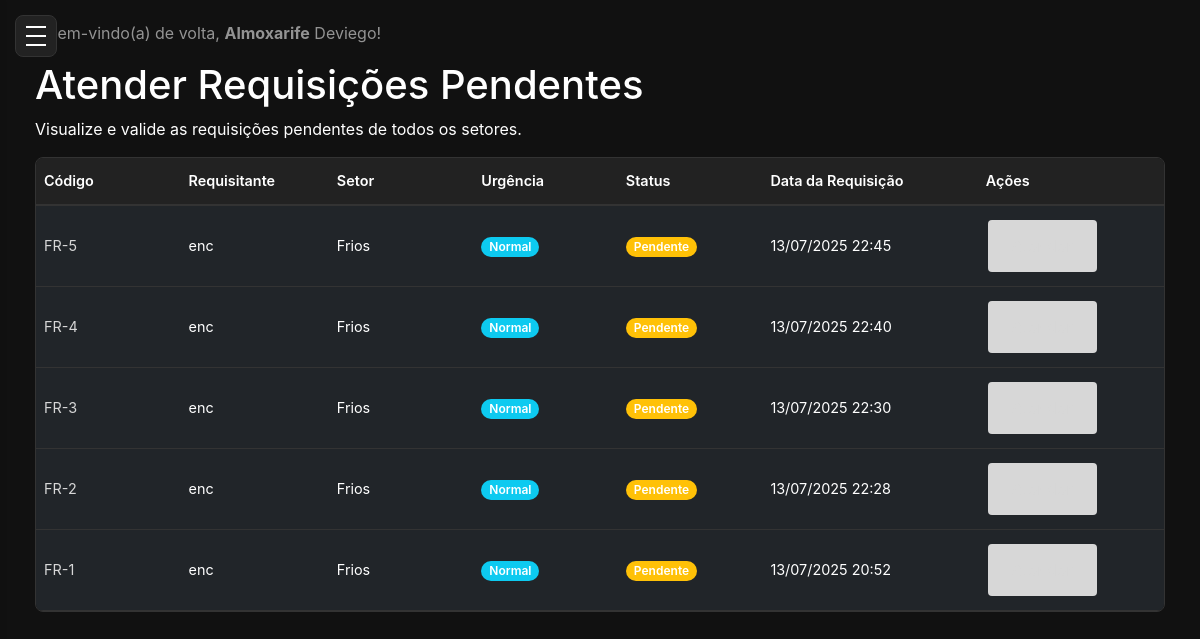
/almoxarife/dashboard/ (signed in), run on an earlier commit of the app's database.
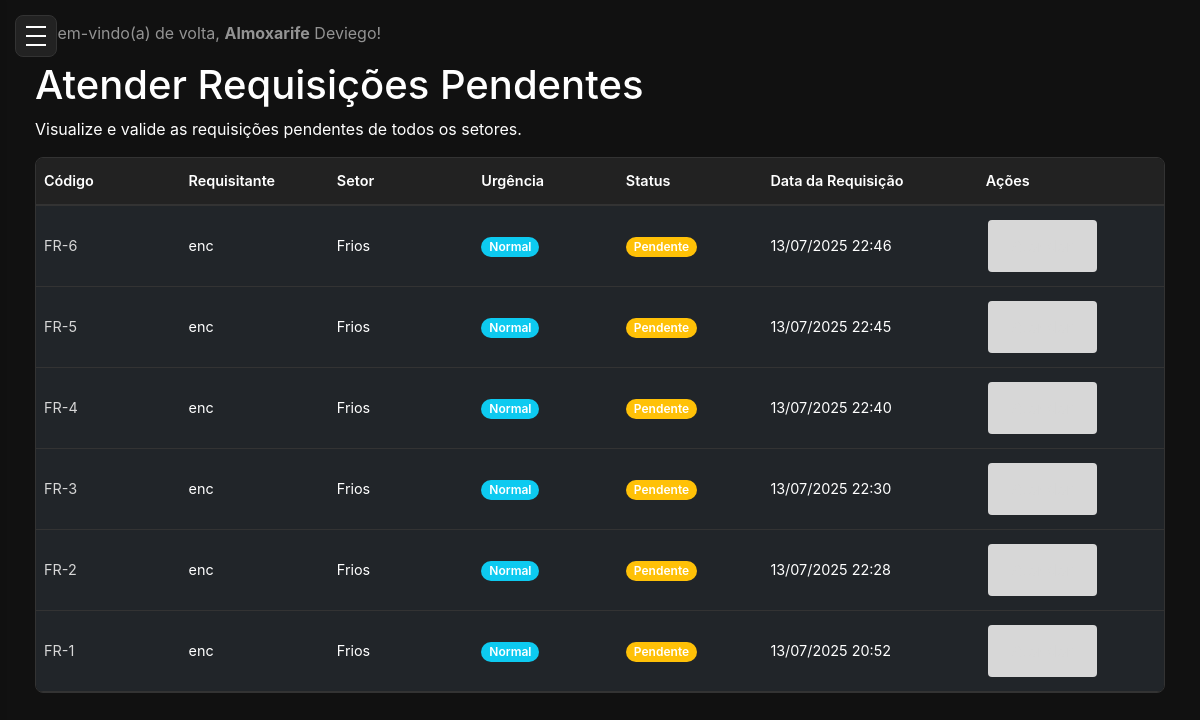
And on a later commit of the database.
### core/models.py (models this page shows, shortened)
class Request(models.Model):
    id = models.UUIDField(primary_key=True, default = uuid.uuid4, editable=False)
    requester = models.ForeignKey(User,
        on_delete=models.PROTECT,
        related_name='requests_made',
        verbose_name="Requisitante",
    )
    atendido_por = models.ForeignKey(User,
        on_delete=models.SET_NULL,
        related_name='requests_attended',
        verbose_name="Atendido por",
        null=True, blank=True
    )
    sector = models.ForeignKey(Sector,
        on_delete=models.PROTECT,
        related_name='requests_from_sector',
        verbose_name="Setor",
    )
    request_code = models.CharField(max_length=20, unique=True, blank=True, null=True, verbose_name="Código da Requisição")
    urgency = models.CharField(
        max_length=10,
        choices=Urgency.choices,
        default=Urgency.NORMAL,
        verbose_name="Urgência",
    )
    observations = models.TextField(max_length=255, verbose_name="Observações")
    status = models.CharField(
        max_length=15,
        choices=RequestStatus.choices,
        default=RequestStatus.PENDING,
        verbose_name="Status",
    )
    created_at = models.DateTimeField(auto_now_add=True, verbose_name="Data da Requisição")
    updated_at = models.DateTimeField(auto_now=True, verbose_name="Ultima Atualização")
    class Meta:
        verbose_name = 'Requisição'
        verbose_name_plural = 'Requisições'
        ordering = ['-created_at']

class User(AbstractUser):
    id = models.UUIDField(primary_key=True, default = uuid.uuid4, editable=False)
    email = models.EmailField(unique=True)
    role = models.CharField(
        max_length=20,
        choices=Role.choices,
        default=Role.Almoxarife,
        verbose_name='Função',
    )
    sector = models.ForeignKey(Sector, on_delete=models.SET_NULL, blank=True, null=True)
    is_active = models.BooleanField(default=True, verbose_name="Ativo")
    USERNAME_FIELD = 'email'  # Ou 'email' se quiser autenticar por email
    REQUIRED_FIELDS = ['username']  # Garante que o email é obrigatório no admin
    class Meta:
        verbose_name = 'Usuário'
        verbose_name_plural = 'Usuários'

class Sector(models.Model):
    id = models.UUIDField(primary_key=True, default = uuid.uuid4, editable=False)
    name = models.CharField(max_length=100, unique=True, verbose_name="Nome do Setor")
    created_at = models.DateTimeField(auto_now_add=True)
    updated_at = models.DateTimeField(auto_now=True)
    class Meta:
        verbose_name = 'Setor'
        verbose_name_plural = 'Setores'
        ordering = ['name'] #Ordernar por nome Padrão

### core/views.py (the view)
# urls.py: path('almoxarife/dashboard/', views.almoxarife_dashboard, name='almoxarife_dashboard'),
@login_required
@user_passes_test(is_almoxarife)
def almoxarife_dashboard(request):
    requisicoes_pendentes = Request.objects.filter(status=RequestStatus.PENDING).order_by('-created_at')
    context = {
        'requisicoes_pendentes': requisicoes_pendentes,
    }
    return render(request, 'core/almoxarife_dashboard_requests.html', context)

### core/views.py (called while the page is built)
def is_almoxarife(user):
    return user.is_authenticated and user.role == Role.Almoxarife

### templates/core/almoxarife_dashboard_requests.html (shortened to what this page needs)
{% extends "base.html" %}
{% load static %}
{% block content %}
    <h1>Atender Requisições Pendentes</h1>
    <p>Visualize e valide as requisições pendentes de todos os setores.</p>
    <div class="table-tabela">
        <table class="table table-dark table-transparent table-hover">
            <thead>
                <tr>
                    <th>Código</th>
                    <th>Requisitante</th>
                    <th>Setor</th>
                    <th>Urgência</th>
                    <th>Status</th>
                    <th>Data da Requisição</th>
                    <th>Ações</th>
                </tr>
            </thead>
            <tbody>
                {% for req in requisicoes_pendentes %}
                <tr>
                    <td><a href="{% url 'core:detalhe_requisicao' req.id %}">{{ req.request_code }}</a></td>
                    <td>{{ req.requester.get_full_name|default:req.requester.username }}</td>
                    <td>{{ req.sector.name }}</td>
                    <td>
                        {% if req.urgency == 'URGENTE' %}
                            <span class="badge bg-danger">{{ req.get_urgency_display }}</span>
                        {% else %}
                            <span class="badge bg-info">{{ req.get_urgency_display }}</span>
                        {% endif %}
                    </td>
                    <td>
                        <span class="badge bg-warning">{{ req.get_status_display }}</span>
                    </td>
                    <td>{{ req.created_at|date:"d/m/Y H:i" }}</td>
                    <td>
                        <a href="{% url 'core:almoxarife_atender_requisicao' req.id %}" class="btn btn-sm btn-primary">Atender</a>
                    </td>
                </tr>
                {% empty %}
                <tr>
                    <td colspan="7" class="text-center">Nenhuma requisição pendente encontrada.</td>
                </tr>
                {% endfor %}
            </tbody>
        </table>
    </div>
{% endblock %}

What changed in the data, as far as the page shows it:
added Request: request_code "FR-6", requester.get_full_name "enc", sector.name "Frios", urgency "Normal", status "Pendente", created_at "13/07/2025 22:46"
